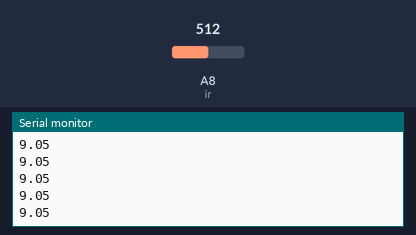
This sketch was run on a simulated Arduino Mega 2560, built with avr-gcc and run on an emulated ATmega2560. On the bench: the last lines printed to the serial monitor. The inputs (shaded band) are chosen by the test bench; at power-on: A8 (ir) = 512.

Above: at 1.2 s.
1.3 s: A8 (ir) set to 0
At 1.49 s:
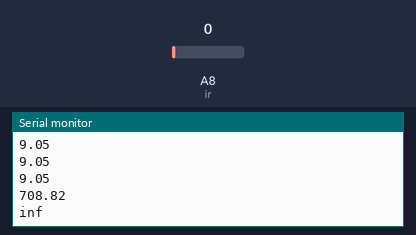
3.4 s: A8 (ir) set to 27
At 3.43 s:
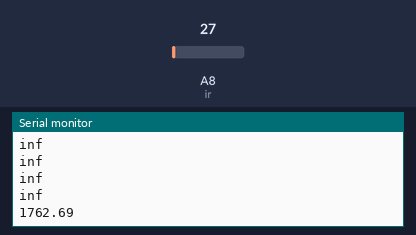
Timing chart, 0 to 6.4 s (numbered marks = the images above; inputs shaded):
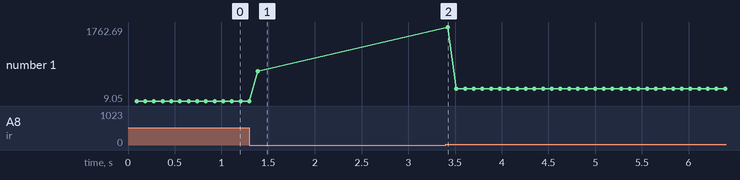

The sketch:

SharpSensorTest.ino
```cpp
//#include <SharpIR.h>
#include <math.h>

#define ir A8

const double e =  2.71828;

int model = 1080;
int delayTime = 0.005;
int samples =500;
int maxDiff = 17;
int i;

  double total = 0;
  double prev;
  double ave;
    double dist;
    double raw;

void setup(){

  Serial.begin(9600);
//  long overall = 0;
//  for (int j=1;j<=200;j++) {
//    float total = 0;
//    float prev;
//    float ave;
//    for (int i=1;i<=samples;i++) {
//      float raw = analogRead(ir);
//      if (i != 1) {
//       if (abs(raw - prev) > maxDiff) {
//         if (raw > prev) {
//           total += ave;
//           ave = total/i;
//         } else {
//            total = total - prev + 2*raw;
//           ave = total/i;
//         }
//       } else {
//          total += raw;
//          ave = total/i;
//       }
//      } else {
//        total += raw;
//       ave = total/i;
//      }
//     prev = raw;
//     delay(delayTime);
//    }
//    overall += ave;
//  }
//
//  Serial.println(overall/200);
//
//

}


void loop(){

  Serial.println(distance());
}


double distance() {
    total = 0;
    prev = 0;
    ave = 0;
    delay(delayTime);
  for (i=1;i<=samples;i++) {
    raw = analogRead(ir);
    if (i != 1) {
      if (abs(raw - prev) > maxDiff) {
        if (raw > prev) {
          total += ave;
          ave = total/i;
        } else {
          total = total - prev + 2*raw;
          ave = total/i;
        }
      } else {
        total += raw;
        ave = total/i;
      }
    } else {
      total += raw;
      ave = total/i;
    }
    prev = raw;
    delay(delayTime);
  }
//  Serial.println(ave);
//

  if (model == 1080) {
    dist = pow(e,(log(ave)-log(3237))/-0.837);
  } else if (model == 20150) {
    if (ave <= 280) {
      dist = pow(e,(log(ave)-log(6755.6))/-0.823);
    } else {
      dist = (log(ave)-log(883.91))/-0.024;
    }
  }
  return dist;
}
```

Measured:
- after the input at 1.3 s, the serial monitor: prints a new line after 0.09 s (image 1)
- after the input at 3.4 s, the serial monitor: prints a new line at once (image 2)
- plotted number 1: 9.05 → 708.82 after the input at 1.3 s, 708.82 → 304.51 after the input at 3.4 s
